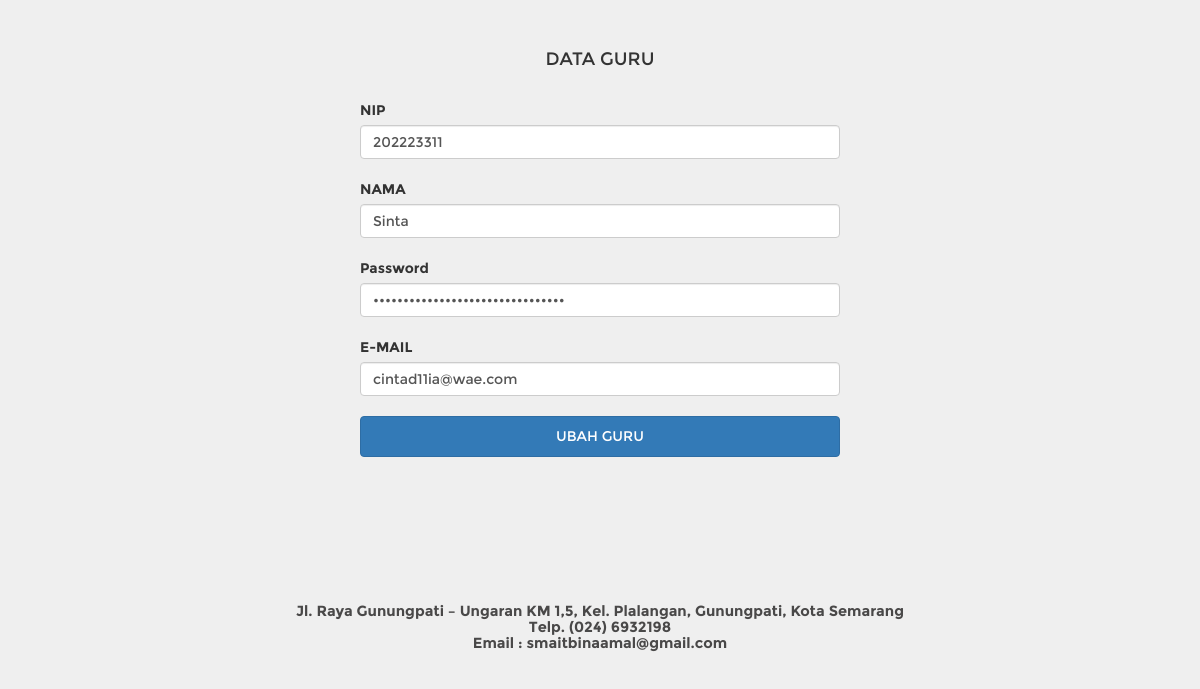
Screenshot of /edit_guru.php?id=1 (signed in) with the database file from the repository.
### tables this page shows
CREATE TABLE IF NOT EXISTS `guru` (
  `id_guru` int(11) NOT NULL AUTO_INCREMENT,
  `nip` int(30) NOT NULL,
  `nama` varchar(100) NOT NULL,
  `password` varchar(50) NOT NULL,
  `email` varchar(100) NOT NULL,
  PRIMARY KEY (`id_guru`)
);

### edit_guru.php (the view, shortened to what this page needs)
<?php
include 'header.php';
require 'functions/koneksi.php';
$id = $_GET['id'];
$guru = $conn->query("SELECT * FROM guru WHERE id_guru='$id'");
while ($edit_guru = $guru->fetch_object()) {
  $id_guru = $edit_guru->id_guru;
  $nip = $edit_guru->nip;
  $nama = $edit_guru->nama;
  $pass = $edit_guru->password;
  $email = $edit_guru->email;
}
 ?>
 <div class="" role="dialog" id="ubahadmin">
       <div class=""> <br>
             <br><h4><center>DATA GURU</center></h4> <br>
             <form class="form-group" action="functions/edit_guru_proses.php?id=<?php echo $id_guru;?>" method="post">
                   <div class="">
                     <label for="nip">NIP</label>
                     <input class="form-control" type="text" name="nipgurubaru" value="<?php echo $nip?>" required="true">
                   </div> <br>
                   <div class="">
                       <label for="nama">NAMA</label>
                       <input class="form-control" type="text" name="namagurubaru" value="<?php echo $nama?>" required="true">
                   </div> <br>
                   <div class="">
                       <label for="pass">Password</label>
                       <input class="form-control" type="password" name="passgurubaru" value="<?php echo $pass?>" required="true">
                   </div> <br>
                   <div class="">
                       <label for="email">E-MAIL</label>
                       <input class="form-control" type="email" name="emailgurubaru" value="<?php echo $email?>" required="true">
                   </div> <br>
                   <button class="btn btn-primary" type="submit" name="button">UBAH GURU</button>
             </form><br><br>
       </div>
 </div>
 <?php
include 'footer.php';
  ?>

### css/style.css (style rules this page uses)
body { font-family: 'Montserrat'; background-color: #efefef; max-width: 100%; width: 100%; padding: 0px; }
div { max-width: 100%; }
#formtambahadmin div form button, #formtambahguru div form button, #formtambahsiswa div form button, #ubahadmin div form button { width: 100%; padding: 2% 0%; }
body #ubahadmin { margin-bottom: 8%; }
#ubahadmin div form { width: 40%; margin: 0 auto; display: block; }

### rows the page displays
guru: nipgurubaru "202223311", namagurubaru "Sinta", emailgurubaru "cintad11ia@wae.com"
